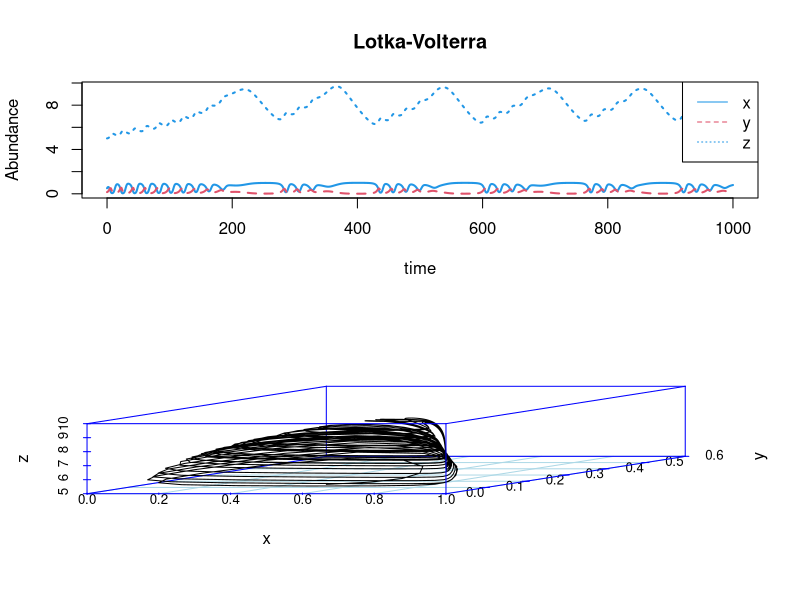

The R source for this figure:
library(deSolve)
LVmod = function(Time, State, Pars) {
    with(as.list(c(State, Pars)), {
        dx=x*(1-x)-a1*x*y/(1+b1*x)
        dy=a1*x*y/(1+b1*x)-a2*y*z/(1+b2*y)-d1*y
        dz=a2*y*z/(1+b2*y)-d2*z
        return(list(c(dx,dy,dz)))
    })
 } 
pars = c(a1=5,b1=3.3,a2=0.1,b2=2,d1=0.4,d2=0.01)
yini = c(x=0.5,y=0.15,z= 5)
times = seq(0, 1000, by = 1)
out = as.data.frame(ode(func = LVmod, y = yini, parms = pars, times = times))

par(mfcol=c(2,1))
#Oscillation plot
matplot(out[,1], out[,2:4], type = "l", xlab = "time", ylab = "Abundance",
    main = "Lotka-Volterra", lwd = 2,col=c(4,2))
legend("topright", c("x", "y","z"), col = c(4,2), lty = 1:3) 


#Phase plot
library(scatterplot3d)
scatterplot3d(out[,2],out[,3],out[,4],type='l',highlight.3d=TRUE,xlab="x",ylab="y",zlab="z",col.axis="blue",col.grid="lightblue")
points(500,50,pch="*",col=4)
